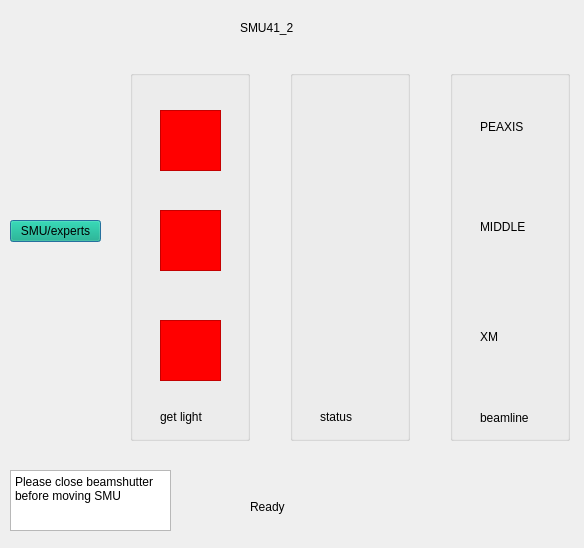
<?xml version="1.0" encoding="UTF-8"?>
<ui version="4.0">
 <class>smu2</class>
 <widget class="QDialog" name="smu2">
  <property name="geometry">
   <rect>
    <x>0</x>
    <y>0</y>
    <width>584</width>
    <height>548</height>
   </rect>
  </property>
  <property name="windowTitle">
   <string>Dialog</string>
  </property>
  <widget class="QLabel" name="label">
   <property name="geometry">
    <rect>
     <x>240</x>
     <y>20</y>
     <width>61</width>
     <height>16</height>
    </rect>
   </property>
   <property name="text">
    <string>SMU41_2</string>
   </property>
  </widget>
  <widget class="QTextEdit" name="textEdit">
   <property name="geometry">
    <rect>
     <x>10</x>
     <y>470</y>
     <width>161</width>
     <height>61</height>
    </rect>
   </property>
   <property name="html">
    <string>&lt;!DOCTYPE HTML PUBLIC &quot;-//W3C//DTD HTML 4.0//EN&quot; &quot;http://www.w3.org/TR/REC-html40/strict.dtd&quot;&gt;
&lt;html&gt;&lt;head&gt;&lt;meta name=&quot;qrichtext&quot; content=&quot;1&quot; /&gt;&lt;style type=&quot;text/css&quot;&gt;
p, li { white-space: pre-wrap; }
&lt;/style&gt;&lt;/head&gt;&lt;body style=&quot; font-family:'Sans Serif'; font-size:9pt; font-weight:400; font-style:normal;&quot;&gt;
&lt;p style=&quot; margin-top:0px; margin-bottom:0px; margin-left:0px; margin-right:0px; -qt-block-indent:0; text-indent:0px;&quot;&gt;Please close beamshutter before moving SMU&lt;/p&gt;&lt;/body&gt;&lt;/html&gt;</string>
   </property>
  </widget>
  <widget class="QLabel" name="label_2">
   <property name="geometry">
    <rect>
     <x>70</x>
     <y>230</y>
     <width>59</width>
     <height>14</height>
    </rect>
   </property>
   <property name="text">
    <string/>
   </property>
  </widget>
  <widget class="QPushButton" name="pushButton">
   <property name="geometry">
    <rect>
     <x>10</x>
     <y>220</y>
     <width>91</width>
     <height>22</height>
    </rect>
   </property>
   <property name="styleSheet">
    <string notr="true">background-color: rgb(0, 170, 127);</string>
   </property>
   <property name="text">
    <string>SMU/experts</string>
   </property>
  </widget>
  <widget class="QGroupBox" name="groupBox">
   <property name="geometry">
    <rect>
     <x>450</x>
     <y>70</y>
     <width>120</width>
     <height>371</height>
    </rect>
   </property>
   <property name="title">
    <string/>
   </property>
   <widget class="QLabel" name="label_6">
    <property name="geometry">
     <rect>
      <x>30</x>
      <y>340</y>
      <width>61</width>
      <height>16</height>
     </rect>
    </property>
    <property name="text">
     <string>beamline</string>
    </property>
   </widget>
   <widget class="QLabel" name="label_7">
    <property name="geometry">
     <rect>
      <x>30</x>
      <y>50</y>
      <width>59</width>
      <height>14</height>
     </rect>
    </property>
    <property name="text">
     <string>PEAXIS</string>
    </property>
   </widget>
   <widget class="QLabel" name="label_8">
    <property name="geometry">
     <rect>
      <x>30</x>
      <y>150</y>
      <width>59</width>
      <height>14</height>
     </rect>
    </property>
    <property name="text">
     <string>MIDDLE</string>
    </property>
   </widget>
   <widget class="QLabel" name="label_9">
    <property name="geometry">
     <rect>
      <x>30</x>
      <y>260</y>
      <width>59</width>
      <height>14</height>
     </rect>
    </property>
    <property name="text">
     <string>XM</string>
    </property>
   </widget>
  </widget>
  <widget class="QGroupBox" name="groupBox_2">
   <property name="geometry">
    <rect>
     <x>290</x>
     <y>70</y>
     <width>120</width>
     <height>371</height>
    </rect>
   </property>
   <property name="title">
    <string/>
   </property>
   <widget class="QCALed" name="LedV1" native="true">
    <property name="geometry">
     <rect>
      <x>50</x>
      <y>60</y>
      <width>21</width>
      <height>21</height>
     </rect>
    </property>
    <property name="sizePolicy">
     <sizepolicy hsizetype="Fixed" vsizetype="Fixed">
      <horstretch>0</horstretch>
      <verstretch>0</verstretch>
     </sizepolicy>
    </property>
    <property name="pv" stdset="0">
     <string>SMU02Y01U106L:PosA</string>
    </property>
   </widget>
   <widget class="QCALed" name="LedV1_2" native="true">
    <property name="geometry">
     <rect>
      <x>50</x>
      <y>150</y>
      <width>21</width>
      <height>21</height>
     </rect>
    </property>
    <property name="sizePolicy">
     <sizepolicy hsizetype="Fixed" vsizetype="Fixed">
      <horstretch>0</horstretch>
      <verstretch>0</verstretch>
     </sizepolicy>
    </property>
    <property name="pv" stdset="0">
     <string>SMU2Y02U106L:PosB</string>
    </property>
   </widget>
   <widget class="QCALed" name="LedV1_3" native="true">
    <property name="geometry">
     <rect>
      <x>50</x>
      <y>270</y>
      <width>21</width>
      <height>21</height>
     </rect>
    </property>
    <property name="sizePolicy">
     <sizepolicy hsizetype="Fixed" vsizetype="Fixed">
      <horstretch>0</horstretch>
      <verstretch>0</verstretch>
     </sizepolicy>
    </property>
    <property name="pv" stdset="0">
     <string>SMU2Y02U106L:PosC</string>
    </property>
   </widget>
   <widget class="QLabel" name="label_5">
    <property name="geometry">
     <rect>
      <x>30</x>
      <y>340</y>
      <width>59</width>
      <height>14</height>
     </rect>
    </property>
    <property name="text">
     <string>status</string>
    </property>
   </widget>
  </widget>
  <widget class="QGroupBox" name="groupBox_3">
   <property name="geometry">
    <rect>
     <x>130</x>
     <y>70</y>
     <width>120</width>
     <height>371</height>
    </rect>
   </property>
   <property name="title">
    <string/>
   </property>
   <widget class="QGraphicsView" name="graphicsView">
    <property name="geometry">
     <rect>
      <x>30</x>
      <y>40</y>
      <width>61</width>
      <height>61</height>
     </rect>
    </property>
    <property name="styleSheet">
     <string notr="true">background-color: rgb(255, 0, 0);</string>
    </property>
   </widget>
   <widget class="QGraphicsView" name="graphicsView_2">
    <property name="geometry">
     <rect>
      <x>30</x>
      <y>140</y>
      <width>61</width>
      <height>61</height>
     </rect>
    </property>
    <property name="styleSheet">
     <string notr="true">background-color: rgb(255, 0, 0);</string>
    </property>
   </widget>
   <widget class="QGraphicsView" name="graphicsView_3">
    <property name="geometry">
     <rect>
      <x>30</x>
      <y>250</y>
      <width>61</width>
      <height>61</height>
     </rect>
    </property>
    <property name="styleSheet">
     <string notr="true">background-color: rgb(255, 0, 0);</string>
    </property>
   </widget>
   <widget class="QLabel" name="label_4">
    <property name="geometry">
     <rect>
      <x>30</x>
      <y>340</y>
      <width>59</width>
      <height>14</height>
     </rect>
    </property>
    <property name="text">
     <string>get light</string>
    </property>
   </widget>
  </widget>
  <widget class="QCALed" name="LedV1_4" native="true">
   <property name="geometry">
    <rect>
     <x>260</x>
     <y>530</y>
     <width>21</width>
     <height>21</height>
    </rect>
   </property>
   <property name="sizePolicy">
    <sizepolicy hsizetype="Fixed" vsizetype="Fixed">
     <horstretch>0</horstretch>
     <verstretch>0</verstretch>
    </sizepolicy>
   </property>
   <property name="pv" stdset="0">
    <string>SMU41_2:ExecSens</string>
   </property>
  </widget>
  <widget class="QLabel" name="label_3">
   <property name="geometry">
    <rect>
     <x>250</x>
     <y>500</y>
     <width>59</width>
     <height>14</height>
    </rect>
   </property>
   <property name="text">
    <string>Ready</string>
   </property>
  </widget>
 </widget>
 <customwidgets>
  <customwidget>
   <class>QCALed</class>
   <extends>QWidget</extends>
   <header>qcaled.h</header>
  </customwidget>
 </customwidgets>
 <resources/>
 <connections/>
</ui>
